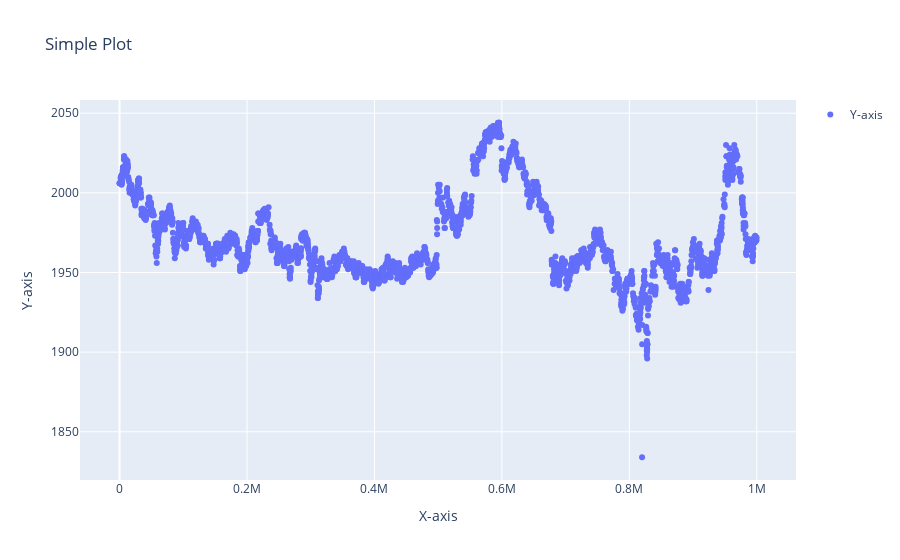

Write notebook code for a chart like this one.
### Code cell
plot_xy(
    get_column(data_1_trades, 'timestamp'),
    get_column(data_1_trades, 'price'),
)

### Figure 1 — Plotly figure (JSON) as saved in the notebook; plotly's stock layout.template omitted (floating-point values rounded to 4 significant figures; data arrays with more than 128 entries replaced by an {"elided": "..."} marker saying what was removed)
{"data": [{"mode": "markers", "name": "Y-axis", "type": "scatter", "x": {"elided": "2947 int values"}, "y": {"elided": "2947 float values"}}], "layout": {"showlegend": true, "title": {"text": "Simple Plot"}, "xaxis": {"title": {"text": "X-axis"}}, "yaxis": {"title": {"text": "Y-axis"}}}}
